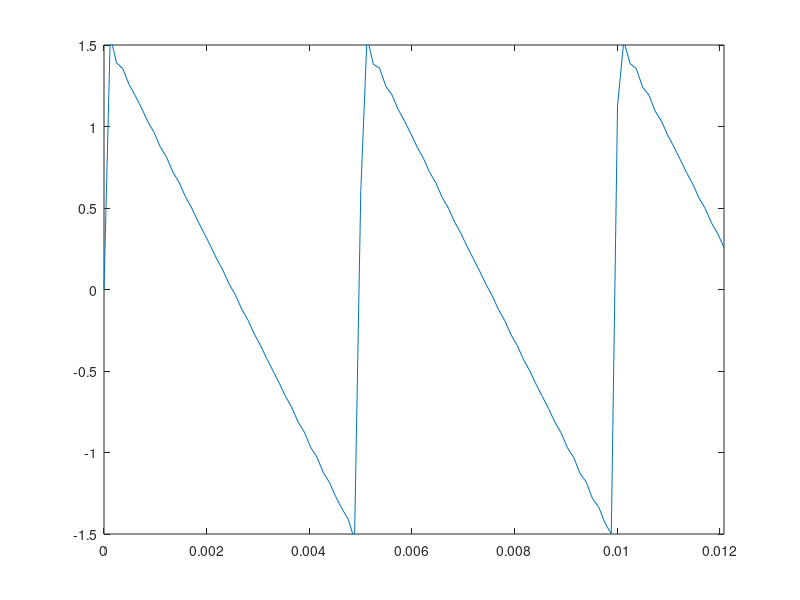

This chart was generated by the following MATLAB code:
t = [0:8192*5-1]/8192;
S100 = 0;

for n = 1:100
    S100 = S100+ sin(2*pi*n*200*t)/n;
end

plot(t(1:100),S100(1:100));
axis([t(1) t(100) -1.5 1.5])

audiowrite('S100.wav', S100/max(abs(S100)), 8192)